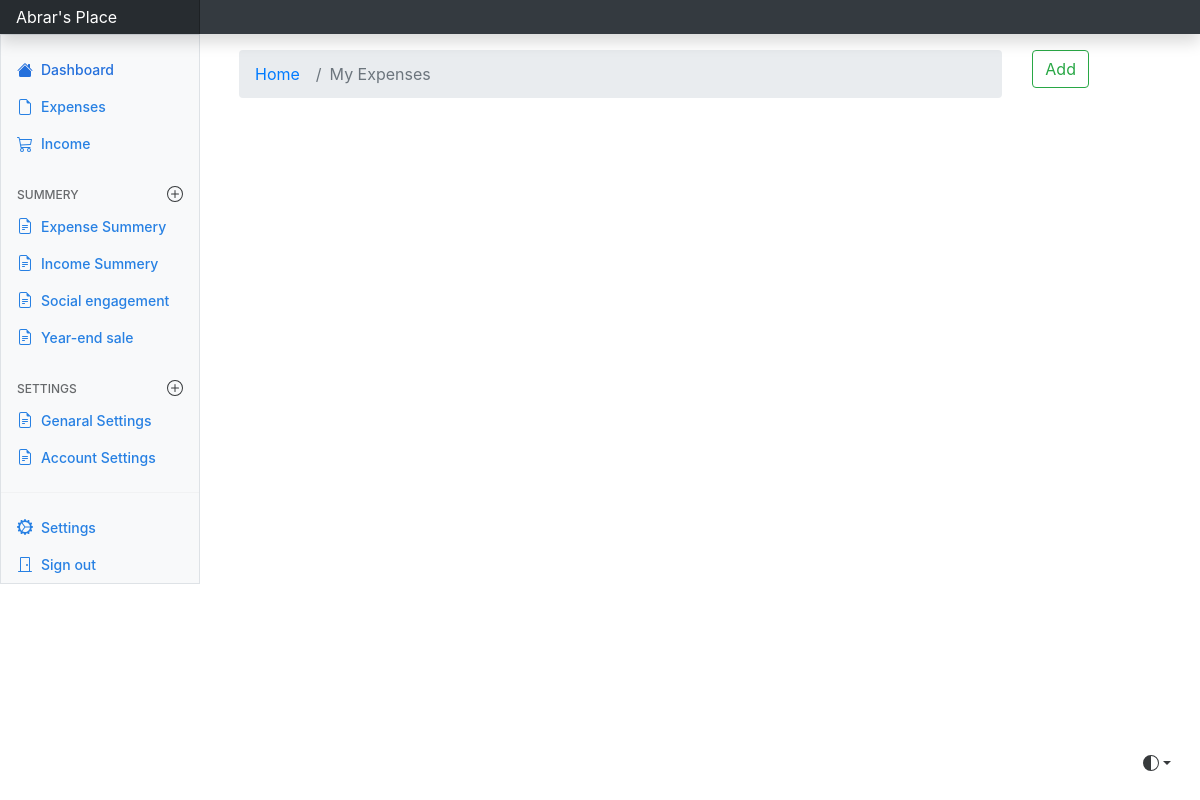
Before: / (signed in) with the older database file.
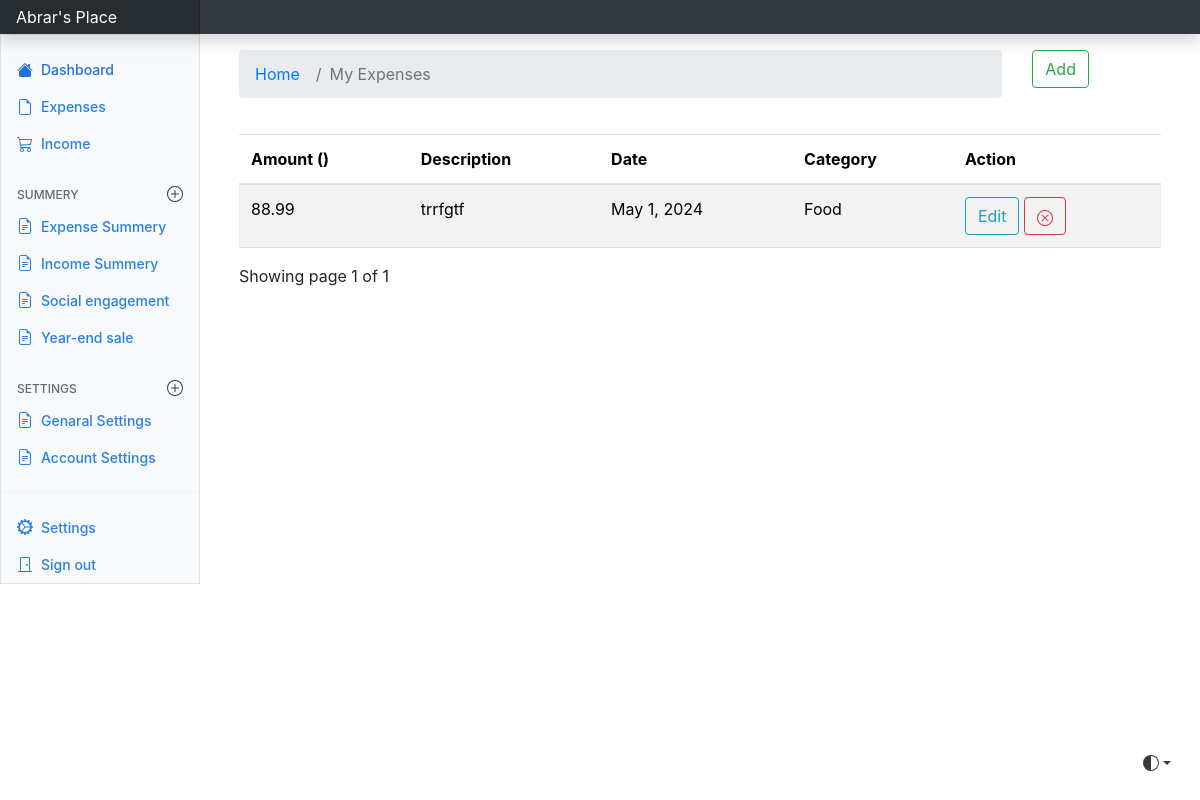
After: the same page with the newer database file.
### expenses/models.py (models this page shows, shortened)
class Add_expense(models.Model):
    category_type = {
        "Rent": "Rent",
        "Food": "Food",
        "Transport": "Transport",
        "Entertainment": "Entertainment",
        "Health": "Health",
        "Other": "Other",
    }
    user = models.ForeignKey(settings.AUTH_USER_MODEL, on_delete=models.CASCADE, default=1)
    amount = models.DecimalField(max_digits=10, decimal_places=2)
    currency = models.CharField(choices=currency,max_length=10)
    description = models.TextField()
    category = models.CharField(choices=list(category_type.items()), max_length=20)
    date = models.DateField()

### expenses/views.py (the view)
# urls.py: path('', views.index, name='index'),
@login_required(login_url='/authentication/')
def index(request):
    data = Add_expense.objects.filter(user=request.user)
    paginator = Paginator(data, 5)
    page_number = request.GET.get('page')
    page_obj = paginator.get_page(page_number)
    return render(request, 'expenses/index.html', {'data': data, 'page_obj': page_obj})

### templates/expenses/index.html (shortened to what this page needs)
{% extends "base.html" %}
{% block content %}
<link rel="stylesheet" href="https://cdn.jsdelivr.net/npm/bootstrap@4.0.0/dist/css/bootstrap.min.css">
<link rel="stylesheet" href="https://cdn.jsdelivr.net/npm/bootstrap-icons@1.11.3/font/bootstrap-icons.min.css">
<div class ="container mt-3">
    <div class="row">
        <div class="col-md-10">
            <nav aria-label="breadcrumb">
                <ol class="breadcrumb">
                <li class="breadcrumb-item"><a href="{% url 'index' %}">Home</a></li>
                <li class="breadcrumb-item active" aria-current="page">My Expenses</li>
                </ol>
            </nav>
        </div>
        <div class="col-md-1">
            <a href="{% url 'expense' %}" type="button" class="btn btn-outline-success">Add</a>
        </div>
    </div>
</div>
{% if data %}
<div class="container" style="margin-top: 20px;">
    <table class="table table-striped">
        <thead>
            <tr>
                <th scope="col">Amount ()</th>
                <th scope="col">Description</th>
                <th scope="col">Date</th>
                <th scope="col">Category</th>
                <th scope="col">Action</th>
            </tr>
        </thead>
        <tbody>
            {% for expense in page_obj %}
            <tr>
                <td>{{ expense.amount }}</td>
                <td>{{ expense.description }}</td>
                <td>{{ expense.date }}</td>
                <td>{{ expense.category }}</td>
                <td>
                    <a href="{% url 'edit' expense.id %}" type="button" class="btn btn-outline-info">Edit</a>
                    <a href="{% url 'delete' expense.id %}" class="btn btn-outline-danger"><i class="bi bi-x-circle"></i></a>
                </td>
            </tr>
            {% endfor %}
        </tbody>
    </table>
    <div class="">
        Showing page {{page_obj.number}} of {{page_obj.paginator.num_pages}}
</div>
{% endif %}
{% endblock content %}

### templates/base.html (shortened to what this page needs)
{% load static %}
<!doctype html>
<html lang="en" data-bs-theme="auto">
  <head><script src="/docs/5.3/assets/js/color-modes.js"></script>
    <link rel="stylesheet" href="https://cdn.jsdelivr.net/npm/@docsearch/css@3">
<link href="{% static 'css/bootstrap.min.css' %}" rel="stylesheet">
<link href="{% static 'css/main.css' %}" rel="stylesheet">
    <link href="{% static 'css/dashboard.css' %}" rel="stylesheet">
  </head>
  <body>
    <div class="dropdown position-fixed bottom-0 end-0 mb-3 me-3 bd-mode-toggle">
      <button class="btn btn-bd-primary py-2 dropdown-toggle d-flex align-items-center"
              id="bd-theme"
              type="button"
              aria-expanded="false"
              data-bs-toggle="dropdown"
              aria-label="Toggle theme (auto)">
        <svg class="bi my-1 theme-icon-active" width="1em" height="1em"><use href="#circle-half"></use></svg>
      </button>
    </div>
<header class="navbar sticky-top bg-dark flex-md-nowrap p-0 shadow" data-bs-theme="dark">
  <a class="navbar-brand col-md-3 col-lg-2 me-0 px-3 fs-6 text-white" href="#">Abrar's Place</a>
</header>
<div class="container-fluid">
  <div class="row">
    {% include "partials/_sidebar.html" %}
    <main class="col-md-9 ms-sm-auto col-lg-10 px-md-4">
      {% block content %}
      {% endblock %}
    </main>
  </div>
</div>
    </body>
</html>

### templates/partials/_sidebar.html (shortened to what this page needs)
{% load static %}
<div class="sidebar border border-right col-md-3 col-lg-2 p-0 bg-body-tertiary">
    <div class="offcanvas-md offcanvas-end bg-body-tertiary" tabindex="-1" id="sidebarMenu" aria-labelledby="sidebarMenuLabel">
      <div class="offcanvas-body d-md-flex flex-column p-0 pt-lg-3 overflow-y">
        <ul class="nav flex-column">
          <li class="nav-item">
            <a class="nav-link d-flex align-items-center gap-2 active" aria-current="page" href="{% url 'index' %}">
              <svg class="bi"><use xlink:href="#house-fill"/></svg>
              Dashboard
            </a>
          </li>
          <li class="nav-item">
            <a class="nav-link d-flex align-items-center gap-2" href="{% url 'expense' %}">
              <svg class="bi"><use xlink:href="#file-earmark"/></svg>
              Expenses
            </a>
          </li>
          <li class="nav-item">
            <a class="nav-link d-flex align-items-center gap-2" href="#">
              <svg class="bi"><use xlink:href="#cart"/></svg>
              Income
            </a>
          </li>
        </ul>
        <h6 class="sidebar-heading d-flex justify-content-between align-items-center px-3 mt-4 mb-1 text-body-secondary text-uppercase">
          <span>Summery</span>
          <a class="link-secondary" href="#" aria-label="Add a new report">
            <svg class="bi"><use xlink:href="#plus-circle"/></svg>
          </a>
        </h6>
        <ul class="nav flex-column mb-auto">
          <li class="nav-item">
            <a class="nav-link d-flex align-items-center gap-2" href="#">
              <svg class="bi"><use xlink:href="#file-earmark-text"/></svg>
              Expense Summery
            </a>
          </li>
          <li class="nav-item">
            <a class="nav-link d-flex align-items-center gap-2" href="#">
              <svg class="bi"><use xlink:href="#file-earmark-text"/></svg>
              Income Summery
            </a>
          </li>
          <li class="nav-item">
            <a class="nav-link d-flex align-items-center gap-2" href="#">
              <svg class="bi"><use xlink:href="#file-earmark-text"/></svg>
              Social engagement
            </a>
          </li>
          <li class="nav-item">
            <a class="nav-link d-flex align-items-center gap-2" href="#">
              <svg class="bi"><use xlink:href="#file-earmark-text"/></svg>
              Year-end sale
            </a>
          </li>
        </ul>
        <h6 class="sidebar-heading d-flex justify-content-between align-items-center px-3 mt-4 mb-1 text-body-secondary text-uppercase">
          <span>Settings</span>
          <a class="link-secondary" href="#" aria-label="Add a new report">
            <svg class="bi"><use xlink:href="#plus-circle"/></svg>
          </a>
        </h6>
        <ul class="nav flex-column mb-auto">
          <li class="nav-item">
            <a class="nav-link d-flex align-items-center gap-2" href="{% url 'general_settings' %}">
              <svg class="bi"><use xlink:href="#file-earmark-text"/></svg>
              Genaral Settings
            </a>
          </li>
          <li class="nav-item">
            <a class="nav-link d-flex align-items-center gap-2" href="#">
              <svg class="bi"><use xlink:href="#file-earmark-text"/></svg>
              Account Settings
            </a>
          </li>
        </ul>
        <hr class="my-3">
        <ul class="nav flex-column mb-auto">
          <li class="nav-item">
            <a class="nav-link d-flex align-items-center gap-2" href="#">
              <svg class="bi"><use xlink:href="#gear-wide-connected"/></svg>
              Settings
            </a>
          </li>
          <li class="nav-item">
            <a class="nav-link d-flex align-items-center gap-2" href="{% url 'logout' %}">
              <svg class="bi"><use xlink:href="#door-closed"/></svg>
              Sign out
            </a>
          </li>
        </ul>
      </div>
    </div>
  </div>

### Expense_Tracker/static/css/main.css (style rules this page uses)
.bi { vertical-align: -.125em; fill: currentColor; }
.bd-mode-toggle { z-index: 1500; }

Changed rows visible on the page:
added Add_expense: amount "88.99", description "trrfgtf", date "May 1, 2024", category "Food"
Other visible differences:
{{ page_obj.number }}: (not shown) → "1"
{{ page_obj.paginator.num_pages }}: (not shown) → "1"
text now shown: "Amount () Description Date Category Action Showing page of"
